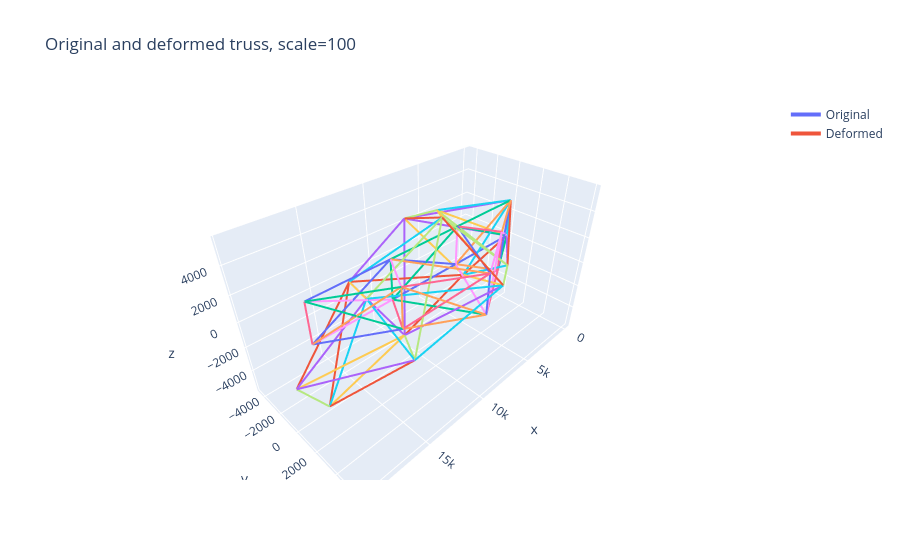
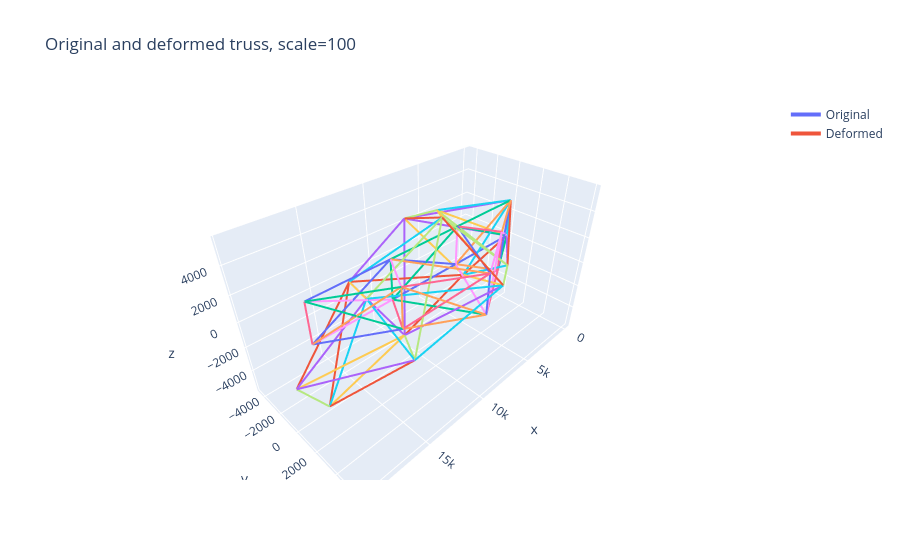

Write notebook code for charts like these, in order.
### Code cell
plot_truss_deformation(nodes, elements, u_global, scale=100)

### Figure 1 — Plotly figure (JSON) as saved in the notebook; plotly's stock layout.template omitted (floating-point values rounded to 4 significant figures)
{"data": [{"line": {"width": 4}, "mode": "lines", "name": "Original", "showlegend": true, "type": "scatter3d", "x": [0, 6000], "y": [0, 0], "z": [0, 0]}, {"line": {"width": 4}, "mode": "lines", "name": "Deformed", "showlegend": true, "type": "scatter3d", "x": [0, 5903.0], "y": [0, 668.5], "z": [0, -642.3]}, {"line": {"width": 4}, "mode": "lines", "showlegend": false, "type": "scatter3d", "x": [0, 4500], "y": [0, 2598.0], "z": [0, 0]}, {"line": {"width": 4}, "mode": "lines", "showlegend": false, "type": "scatter3d", "x": [0, 4241.0], "y": [0, 3173.0], "z": [0, 531.4]}, {"line": {"width": 4}, "mode": "lines", "showlegend": false, "type": "scatter3d", "x": [4500, 6000], "y": [2598.0, 0], "z": [0, 0]}, {"line": {"width": 4}, "mode": "lines", "showlegend": false, "type": "scatter3d", "x": [4241.0, 5903.0], "y": [3173.0, 668.5], "z": [531.4, -642.3]}, {"line": {"width": 4}, "mode": "lines", "showlegend": false, "type": "scatter3d", "x": [4500, 9000], "y": [2598.0, 5196.0], "z": [0, 0]}, {"line": {"width": 4}, "mode": "lines", "showlegend": false, "type": "scatter3d", "x": [4241.0, 8714.0], "y": [3173.0, 5974.0], "z": [531.4, 2417.0]}, {"line": {"width": 4}, "mode": "lines", "showlegend": false, "type": "scatter3d", "x": [6000, 9000], "y": [0, 5196.0], "z": [0, 0]}, {"line": {"width": 4}, "mode": "lines", "showlegend": false, "type": "scatter3d", "x": [5903.0, 8714.0], "y": [668.5, 5974.0], "z": [-642.3, 2417.0]}, {"line": {"width": 4}, "mode": "lines", "showlegend": false, "type": "scatter3d", "x": [6000, 12000], "y": [0, 0], "z": [0, 0]}, {"line": {"width": 4}, "mode": "lines", "showlegend": false, "type": "scatter3d", "x": [5903.0, 11840.0], "y": [668.5, 849.2], "z": [-642.3, -2568.0]}, {"line": {"width": 4}, "mode": "lines", "showlegend": false, "type": "scatter3d", "x": [9000, 12000], "y": [5196.0, 0], "z": [0, 0]}, {"line": {"width": 4}, "mode": "lines", "showlegend": false, "type": "scatter3d", "x": [8714.0, 11840.0], "y": [5974.0, 849.2], "z": [2417.0, -2568.0]}, {"line": {"width": 4}, "mode": "lines", "showlegend": false, "type": "scatter3d", "x": [9000, 13500], "y": [5196.0, 2598.0], "z": [0, 0]}, {"line": {"width": 4}, "mode": "lines", "showlegend": false, "type": "scatter3d", "x": [8714.0, 13370.0], "y": [5974.0, 3428.0], "z": [2417.0, -2031.0]}, {"line": {"width": 4}, "mode": "lines", "showlegend": false, "type": "scatter3d", "x": [12000, 13500], "y": [0, 2598.0], "z": [0, 0]}, {"line": {"width": 4}, "mode": "lines", "showlegend": false, "type": "scatter3d", "x": [11840.0, 13370.0], "y": [849.2, 3428.0], "z": [-2568.0, -2031.0]}, {"line": {"width": 4}, "mode": "lines", "showlegend": false, "type": "scatter3d", "x": [12000, 18000], "y": [0, 0], "z": [0, 0]}, {"line": {"width": 4}, "mode": "lines", "showlegend": false, "type": "scatter3d", "x": [11840.0, 17640.0], "y": [849.2, 0], "z": [-2568.0, -5494.0]}, {"line": {"width": 4}, "mode": "lines", "showlegend": false, "type": "scatter3d", "x": [13500, 18000], "y": [2598.0, 0], "z": [0, 0]}, {"line": {"width": 4}, "mode": "lines", "showlegend": false, "type": "scatter3d", "x": [13370.0, 17640.0], "y": [3428.0, 0], "z": [-2031.0, -5494.0]}, {"line": {"width": 4}, "mode": "lines", "showlegend": false, "type": "scatter3d", "x": [0, 6000], "y": [0, 0], "z": [3000, 3000]}, {"line": {"width": 4}, "mode": "lines", "showlegend": false, "type": "scatter3d", "x": [0, 6761.0], "y": [0, -4468.0], "z": [3000, 2285.0]}, {"line": {"width": 4}, "mode": "lines", "showlegend": false, "type": "scatter3d", "x": [0, 4500], "y": [0, 2598.0], "z": [3000, 3000]}, {"line": {"width": 4}, "mode": "lines", "showlegend": false, "type": "scatter3d", "x": [0, 6150.0], "y": [0, -1786.0], "z": [3000, 3642.0]}, {"line": {"width": 4}, "mode": "lines", "showlegend": false, "type": "scatter3d", "x": [4500, 6000], "y": [2598.0, 0], "z": [3000, 3000]}, {"line": {"width": 4}, "mode": "lines", "showlegend": false, "type": "scatter3d", "x": [6150.0, 6761.0], "y": [-1786.0, -4468.0], "z": [3642.0, 2285.0]}, {"line": {"width": 4}, "mode": "lines", "showlegend": false, "type": "scatter3d", "x": [4500, 9000], "y": [2598.0, 5196.0], "z": [3000, 3000]}, {"line": {"width": 4}, "mode": "lines", "showlegend": false, "type": "scatter3d", "x": [6150.0, 9442.0], "y": [-1786.0, 1769.0], "z": [3642.0, 5480.0]}, {"line": {"width": 4}, "mode": "lines", "showlegend": false, "type": "scatter3d", "x": [6000, 9000], "y": [0, 5196.0], "z": [3000, 3000]}, {"line": {"width": 4}, "mode": "lines", "showlegend": false, "type": "scatter3d", "x": [6761.0, 9442.0], "y": [-4468.0, 1769.0], "z": [2285.0, 5480.0]}, {"line": {"width": 4}, "mode": "lines", "showlegend": false, "type": "scatter3d", "x": [6000, 12000], "y": [0, 0], "z": [3000, 3000]}, {"line": {"width": 4}, "mode": "lines", "showlegend": false, "type": "scatter3d", "x": [6761.0, 13070.0], "y": [-4468.0, -3067.0], "z": [2285.0, 396.4]}, {"line": {"width": 4}, "mode": "lines", "showlegend": false, "type": "scatter3d", "x": [9000, 12000], "y": [5196.0, 0], "z": [3000, 3000]}, {"line": {"width": 4}, "mode": "lines", "showlegend": false, "type": "scatter3d", "x": [9442.0, 13070.0], "y": [1769.0, -3067.0], "z": [5480.0, 396.4]}, {"line": {"width": 4}, "mode": "lines", "showlegend": false, "type": "scatter3d", "x": [9000, 13500], "y": [5196.0, 2598.0], "z": [3000, 3000]}, {"line": {"width": 4}, "mode": "lines", "showlegend": false, "type": "scatter3d", "x": [9442.0, 13940.0], "y": [1769.0, -110.0], "z": [5480.0, 1012.0]}, {"line": {"width": 4}, "mode": "lines", "showlegend": false, "type": "scatter3d", "x": [12000, 13500], "y": [0, 2598.0], "z": [3000, 3000]}, {"line": {"width": 4}, "mode": "lines", "showlegend": false, "type": "scatter3d", "x": [13070.0, 13940.0], "y": [-3067.0, -110.0], "z": [396.4, 1012.0]}, {"line": {"width": 4}, "mode": "lines", "showlegend": false, "type": "scatter3d", "x": [12000, 18000], "y": [0, 0], "z": [3000, 3000]}, {"line": {"width": 4}, "mode": "lines", "showlegend": false, "type": "scatter3d", "x": [13070.0, 19490.0], "y": [-3067.0, 0], "z": [396.4, -2490.0]}, {"line": {"width": 4}, "mode": "lines", "showlegend": false, "type": "scatter3d", "x": [13500, 18000], "y": [2598.0, 0], "z": [3000, 3000]}, {"line": {"width": 4}, "mode": "lines", "showlegend": false, "type": "scatter3d", "x": [13940.0, 19490.0], "y": [-110.0, 0], "z": [1012.0, -2490.0]}, {"line": {"width": 4}, "mode": "lines", "showlegend": false, "type": "scatter3d", "x": [0, 0], "y": [0, 0], "z": [0, 3000]}, {"line": {"width": 4}, "mode": "lines", "showlegend": false, "type": "scatter3d", "x": [0, 0], "y": [0, 0], "z": [0, 3000]}, {"line": {"width": 4}, "mode": "lines", "showlegend": false, "type": "scatter3d", "x": [4500, 4500], "y": [2598.0, 2598.0], "z": [0, 3000]}, {"line": {"width": 4}, "mode": "lines", "showlegend": false, "type": "scatter3d", "x": [4241.0, 6150.0], "y": [3173.0, -1786.0], "z": [531.4, 3642.0]}, {"line": {"width": 4}, "mode": "lines", "showlegend": false, "type": "scatter3d", "x": [6000, 6000], "y": [0, 0], "z": [0, 3000]}, {"line": {"width": 4}, "mode": "lines", "showlegend": false, "type": "scatter3d", "x": [5903.0, 6761.0], "y": [668.5, -4468.0], "z": [-642.3, 2285.0]}, {"line": {"width": 4}, "mode": "lines", "showlegend": false, "type": "scatter3d", "x": [9000, 9000], "y": [5196.0, 5196.0], "z": [0, 3000]}, {"line": {"width": 4}, "mode": "lines", "showlegend": false, "type": "scatter3d", "x": [8714.0, 9442.0], "y": [5974.0, 1769.0], "z": [2417.0, 5480.0]}, {"line": {"width": 4}, "mode": "lines", "showlegend": false, "type": "scatter3d", "x": [12000, 12000], "y": [0, 0], "z": [0, 3000]}, {"line": {"width": 4}, "mode": "lines", "showlegend": false, "type": "scatter3d", "x": [11840.0, 13070.0], "y": [849.2, -3067.0], "z": [-2568.0, 396.4]}, {"line": {"width": 4}, "mode": "lines", "showlegend": false, "type": "scatter3d", "x": [13500, 13500], "y": [2598.0, 2598.0], "z": [0, 3000]}, {"line": {"width": 4}, "mode": "lines", "showlegend": false, "type": "scatter3d", "x": [13370.0, 13940.0], "y": [3428.0, -110.0], "z": [-2031.0, 1012.0]}, {"line": {"width": 4}, "mode": "lines", "showlegend": false, "type": "scatter3d", "x": [18000, 18000], "y": [0, 0], "z": [0, 3000]}, {"line": {"width": 4}, "mode": "lines", "showlegend": false, "type": "scatter3d", "x": [17640.0, 19490.0], "y": [0, 0], "z": [-5494.0, -2490.0]}, {"line": {"width": 4}, "mode": "lines", "showlegend": false, "type": "scatter3d", "x": [0, 4500], "y": [0, 2598.0], "z": [0, 3000]}, {"line": {"width": 4}, "mode": "lines", "showlegend": false, "type": "scatter3d", "x": [0, 6150.0], "y": [0, -1786.0], "z": [0, 3642.0]}, {"line": {"width": 4}, "mode": "lines", "showlegend": false, "type": "scatter3d", "x": [0, 4500], "y": [0, 2598.0], "z": [3000, 0]}, {"line": {"width": 4}, "mode": "lines", "showlegend": false, "type": "scatter3d", "x": [0, 4241.0], "y": [0, 3173.0], "z": [3000, 531.4]}, {"line": {"width": 4}, "mode": "lines", "showlegend": false, "type": "scatter3d", "x": [0, 6000], "y": [0, 0], "z": [0, 3000]}, {"line": {"width": 4}, "mode": "lines", "showlegend": false, "type": "scatter3d", "x": [0, 6761.0], "y": [0, -4468.0], "z": [0, 2285.0]}, {"line": {"width": 4}, "mode": "lines", "showlegend": false, "type": "scatter3d", "x": [0, 6000], "y": [0, 0], "z": [3000, 0]}, {"line": {"width": 4}, "mode": "lines", "showlegend": false, "type": "scatter3d", "x": [0, 5903.0], "y": [0, 668.5], "z": [3000, -642.3]}, {"line": {"width": 4}, "mode": "lines", "showlegend": false, "type": "scatter3d", "x": [4500, 9000], "y": [2598.0, 5196.0], "z": [0, 3000]}, {"line": {"width": 4}, "mode": "lines", "showlegend": false, "type": "scatter3d", "x": [4241.0, 9442.0], "y": [3173.0, 1769.0], "z": [531.4, 5480.0]}, {"line": {"width": 4}, "mode": "lines", "showlegend": false, "type": "scatter3d", "x": [4500, 9000], "y": [2598.0, 5196.0], "z": [3000, 0]}, {"line": {"width": 4}, "mode": "lines", "showlegend": false, "type": "scatter3d", "x": [6150.0, 8714.0], "y": [-1786.0, 5974.0], "z": [3642.0, 2417.0]}, {"line": {"width": 4}, "mode": "lines", "showlegend": false, "type": "scatter3d", "x": [6000, 12000], "y": [0, 0], "z": [0, 3000]}, {"line": {"width": 4}, "mode": "lines", "showlegend": false, "type": "scatter3d", "x": [5903.0, 13070.0], "y": [668.5, -3067.0], "z": [-642.3, 396.4]}, {"line": {"width": 4}, "mode": "lines", "showlegend": false, "type": "scatter3d", "x": [6000, 12000], "y": [0, 0], "z": [3000, 0]}, {"line": {"width": 4}, "mode": "lines", "showlegend": false, "type": "scatter3d", "x": [6761.0, 11840.0], "y": [-4468.0, 849.2], "z": [2285.0, -2568.0]}, {"line": {"width": 4}, "mode": "lines", "showlegend": false, "type": "scatter3d", "x": [9000, 13500], "y": [5196.0, 2598.0], "z": [0, 3000]}, {"line": {"width": 4}, "mode": "lines", "showlegend": false, "type": "scatter3d", "x": [8714.0, 13940.0], "y": [5974.0, -110.0], "z": [2417.0, 1012.0]}, {"line": {"width": 4}, "mode": "lines", "showlegend": false, "type": "scatter3d", "x": [9000, 13500], "y": [5196.0, 2598.0], "z": [3000, 0]}, {"line": {"width": 4}, "mode": "lines", "showlegend": false, "type": "scatter3d", "x": [9442.0, 13370.0], "y": [1769.0, 3428.0], "z": [5480.0, -2031.0]}, {"line": {"width": 4}, "mode": "lines", "showlegend": false, "type": "scatter3d", "x": [12000, 18000], "y": [0, 0], "z": [0, 3000]}, {"line": {"width": 4}, "mode": "lines", "showlegend": false, "type": "scatter3d", "x": [11840.0, 19490.0], "y": [849.2, 0], "z": [-2568.0, -2490.0]}, {"line": {"width": 4}, "mode": "lines", "showlegend": false, "type": "scatter3d", "x": [12000, 18000], "y": [0, 0], "z": [3000, 0]}, {"line": {"width": 4}, "mode": "lines", "showlegend": false, "type": "scatter3d", "x": [13070.0, 17640.0], "y": [-3067.0, 0], "z": [396.4, -5494.0]}, {"line": {"width": 4}, "mode": "lines", "showlegend": false, "type": "scatter3d", "x": [13500, 18000], "y": [2598.0, 0], "z": [0, 3000]}, {"line": {"width": 4}, "mode": "lines", "showlegend": false, "type": "scatter3d", "x": [13370.0, 19490.0], "y": [3428.0, 0], "z": [-2031.0, -2490.0]}, {"line": {"width": 4}, "mode": "lines", "showlegend": false, "type": "scatter3d", "x": [13500, 18000], "y": [2598.0, 0], "z": [3000, 0]}, {"line": {"width": 4}, "mode": "lines", "showlegend": false, "type": "scatter3d", "x": [13940.0, 17640.0], "y": [-110.0, 0], "z": [1012.0, -5494.0]}], "layout": {"scene": {"aspectmode": "data", "xaxis": {"title": {"text": "x"}}, "yaxis": {"title": {"text": "y"}}, "zaxis": {"title": {"text": "z"}}}, "title": {"text": "Original and deformed truss, scale=100"}}}

### Figure 2 — Plotly figure (JSON) as saved in the notebook; plotly's stock layout.template omitted (floating-point values rounded to 4 significant figures)
{"data": [{"line": {"width": 4}, "mode": "lines", "name": "Original", "showlegend": true, "type": "scatter3d", "x": [0, 6000], "y": [0, 0], "z": [0, 0]}, {"line": {"width": 4}, "mode": "lines", "name": "Deformed", "showlegend": true, "type": "scatter3d", "x": [0, 5903.0], "y": [0, 668.5], "z": [0, -642.3]}, {"line": {"width": 4}, "mode": "lines", "showlegend": false, "type": "scatter3d", "x": [0, 4500], "y": [0, 2598.0], "z": [0, 0]}, {"line": {"width": 4}, "mode": "lines", "showlegend": false, "type": "scatter3d", "x": [0, 4241.0], "y": [0, 3173.0], "z": [0, 531.4]}, {"line": {"width": 4}, "mode": "lines", "showlegend": false, "type": "scatter3d", "x": [4500, 6000], "y": [2598.0, 0], "z": [0, 0]}, {"line": {"width": 4}, "mode": "lines", "showlegend": false, "type": "scatter3d", "x": [4241.0, 5903.0], "y": [3173.0, 668.5], "z": [531.4, -642.3]}, {"line": {"width": 4}, "mode": "lines", "showlegend": false, "type": "scatter3d", "x": [4500, 9000], "y": [2598.0, 5196.0], "z": [0, 0]}, {"line": {"width": 4}, "mode": "lines", "showlegend": false, "type": "scatter3d", "x": [4241.0, 8714.0], "y": [3173.0, 5974.0], "z": [531.4, 2417.0]}, {"line": {"width": 4}, "mode": "lines", "showlegend": false, "type": "scatter3d", "x": [6000, 9000], "y": [0, 5196.0], "z": [0, 0]}, {"line": {"width": 4}, "mode": "lines", "showlegend": false, "type": "scatter3d", "x": [5903.0, 8714.0], "y": [668.5, 5974.0], "z": [-642.3, 2417.0]}, {"line": {"width": 4}, "mode": "lines", "showlegend": false, "type": "scatter3d", "x": [6000, 12000], "y": [0, 0], "z": [0, 0]}, {"line": {"width": 4}, "mode": "lines", "showlegend": false, "type": "scatter3d", "x": [5903.0, 11840.0], "y": [668.5, 849.2], "z": [-642.3, -2568.0]}, {"line": {"width": 4}, "mode": "lines", "showlegend": false, "type": "scatter3d", "x": [9000, 12000], "y": [5196.0, 0], "z": [0, 0]}, {"line": {"width": 4}, "mode": "lines", "showlegend": false, "type": "scatter3d", "x": [8714.0, 11840.0], "y": [5974.0, 849.2], "z": [2417.0, -2568.0]}, {"line": {"width": 4}, "mode": "lines", "showlegend": false, "type": "scatter3d", "x": [9000, 13500], "y": [5196.0, 2598.0], "z": [0, 0]}, {"line": {"width": 4}, "mode": "lines", "showlegend": false, "type": "scatter3d", "x": [8714.0, 13370.0], "y": [5974.0, 3428.0], "z": [2417.0, -2031.0]}, {"line": {"width": 4}, "mode": "lines", "showlegend": false, "type": "scatter3d", "x": [12000, 13500], "y": [0, 2598.0], "z": [0, 0]}, {"line": {"width": 4}, "mode": "lines", "showlegend": false, "type": "scatter3d", "x": [11840.0, 13370.0], "y": [849.2, 3428.0], "z": [-2568.0, -2031.0]}, {"line": {"width": 4}, "mode": "lines", "showlegend": false, "type": "scatter3d", "x": [12000, 18000], "y": [0, 0], "z": [0, 0]}, {"line": {"width": 4}, "mode": "lines", "showlegend": false, "type": "scatter3d", "x": [11840.0, 17640.0], "y": [849.2, 0], "z": [-2568.0, -5494.0]}, {"line": {"width": 4}, "mode": "lines", "showlegend": false, "type": "scatter3d", "x": [13500, 18000], "y": [2598.0, 0], "z": [0, 0]}, {"line": {"width": 4}, "mode": "lines", "showlegend": false, "type": "scatter3d", "x": [13370.0, 17640.0], "y": [3428.0, 0], "z": [-2031.0, -5494.0]}, {"line": {"width": 4}, "mode": "lines", "showlegend": false, "type": "scatter3d", "x": [0, 6000], "y": [0, 0], "z": [3000, 3000]}, {"line": {"width": 4}, "mode": "lines", "showlegend": false, "type": "scatter3d", "x": [0, 6761.0], "y": [0, -4468.0], "z": [3000, 2285.0]}, {"line": {"width": 4}, "mode": "lines", "showlegend": false, "type": "scatter3d", "x": [0, 4500], "y": [0, 2598.0], "z": [3000, 3000]}, {"line": {"width": 4}, "mode": "lines", "showlegend": false, "type": "scatter3d", "x": [0, 6150.0], "y": [0, -1786.0], "z": [3000, 3642.0]}, {"line": {"width": 4}, "mode": "lines", "showlegend": false, "type": "scatter3d", "x": [4500, 6000], "y": [2598.0, 0], "z": [3000, 3000]}, {"line": {"width": 4}, "mode": "lines", "showlegend": false, "type": "scatter3d", "x": [6150.0, 6761.0], "y": [-1786.0, -4468.0], "z": [3642.0, 2285.0]}, {"line": {"width": 4}, "mode": "lines", "showlegend": false, "type": "scatter3d", "x": [4500, 9000], "y": [2598.0, 5196.0], "z": [3000, 3000]}, {"line": {"width": 4}, "mode": "lines", "showlegend": false, "type": "scatter3d", "x": [6150.0, 9442.0], "y": [-1786.0, 1769.0], "z": [3642.0, 5480.0]}, {"line": {"width": 4}, "mode": "lines", "showlegend": false, "type": "scatter3d", "x": [6000, 9000], "y": [0, 5196.0], "z": [3000, 3000]}, {"line": {"width": 4}, "mode": "lines", "showlegend": false, "type": "scatter3d", "x": [6761.0, 9442.0], "y": [-4468.0, 1769.0], "z": [2285.0, 5480.0]}, {"line": {"width": 4}, "mode": "lines", "showlegend": false, "type": "scatter3d", "x": [6000, 12000], "y": [0, 0], "z": [3000, 3000]}, {"line": {"width": 4}, "mode": "lines", "showlegend": false, "type": "scatter3d", "x": [6761.0, 13070.0], "y": [-4468.0, -3067.0], "z": [2285.0, 396.4]}, {"line": {"width": 4}, "mode": "lines", "showlegend": false, "type": "scatter3d", "x": [9000, 12000], "y": [5196.0, 0], "z": [3000, 3000]}, {"line": {"width": 4}, "mode": "lines", "showlegend": false, "type": "scatter3d", "x": [9442.0, 13070.0], "y": [1769.0, -3067.0], "z": [5480.0, 396.4]}, {"line": {"width": 4}, "mode": "lines", "showlegend": false, "type": "scatter3d", "x": [9000, 13500], "y": [5196.0, 2598.0], "z": [3000, 3000]}, {"line": {"width": 4}, "mode": "lines", "showlegend": false, "type": "scatter3d", "x": [9442.0, 13940.0], "y": [1769.0, -110.0], "z": [5480.0, 1012.0]}, {"line": {"width": 4}, "mode": "lines", "showlegend": false, "type": "scatter3d", "x": [12000, 13500], "y": [0, 2598.0], "z": [3000, 3000]}, {"line": {"width": 4}, "mode": "lines", "showlegend": false, "type": "scatter3d", "x": [13070.0, 13940.0], "y": [-3067.0, -110.0], "z": [396.4, 1012.0]}, {"line": {"width": 4}, "mode": "lines", "showlegend": false, "type": "scatter3d", "x": [12000, 18000], "y": [0, 0], "z": [3000, 3000]}, {"line": {"width": 4}, "mode": "lines", "showlegend": false, "type": "scatter3d", "x": [13070.0, 19490.0], "y": [-3067.0, 0], "z": [396.4, -2490.0]}, {"line": {"width": 4}, "mode": "lines", "showlegend": false, "type": "scatter3d", "x": [13500, 18000], "y": [2598.0, 0], "z": [3000, 3000]}, {"line": {"width": 4}, "mode": "lines", "showlegend": false, "type": "scatter3d", "x": [13940.0, 19490.0], "y": [-110.0, 0], "z": [1012.0, -2490.0]}, {"line": {"width": 4}, "mode": "lines", "showlegend": false, "type": "scatter3d", "x": [0, 0], "y": [0, 0], "z": [0, 3000]}, {"line": {"width": 4}, "mode": "lines", "showlegend": false, "type": "scatter3d", "x": [0, 0], "y": [0, 0], "z": [0, 3000]}, {"line": {"width": 4}, "mode": "lines", "showlegend": false, "type": "scatter3d", "x": [4500, 4500], "y": [2598.0, 2598.0], "z": [0, 3000]}, {"line": {"width": 4}, "mode": "lines", "showlegend": false, "type": "scatter3d", "x": [4241.0, 6150.0], "y": [3173.0, -1786.0], "z": [531.4, 3642.0]}, {"line": {"width": 4}, "mode": "lines", "showlegend": false, "type": "scatter3d", "x": [6000, 6000], "y": [0, 0], "z": [0, 3000]}, {"line": {"width": 4}, "mode": "lines", "showlegend": false, "type": "scatter3d", "x": [5903.0, 6761.0], "y": [668.5, -4468.0], "z": [-642.3, 2285.0]}, {"line": {"width": 4}, "mode": "lines", "showlegend": false, "type": "scatter3d", "x": [9000, 9000], "y": [5196.0, 5196.0], "z": [0, 3000]}, {"line": {"width": 4}, "mode": "lines", "showlegend": false, "type": "scatter3d", "x": [8714.0, 9442.0], "y": [5974.0, 1769.0], "z": [2417.0, 5480.0]}, {"line": {"width": 4}, "mode": "lines", "showlegend": false, "type": "scatter3d", "x": [12000, 12000], "y": [0, 0], "z": [0, 3000]}, {"line": {"width": 4}, "mode": "lines", "showlegend": false, "type": "scatter3d", "x": [11840.0, 13070.0], "y": [849.2, -3067.0], "z": [-2568.0, 396.4]}, {"line": {"width": 4}, "mode": "lines", "showlegend": false, "type": "scatter3d", "x": [13500, 13500], "y": [2598.0, 2598.0], "z": [0, 3000]}, {"line": {"width": 4}, "mode": "lines", "showlegend": false, "type": "scatter3d", "x": [13370.0, 13940.0], "y": [3428.0, -110.0], "z": [-2031.0, 1012.0]}, {"line": {"width": 4}, "mode": "lines", "showlegend": false, "type": "scatter3d", "x": [18000, 18000], "y": [0, 0], "z": [0, 3000]}, {"line": {"width": 4}, "mode": "lines", "showlegend": false, "type": "scatter3d", "x": [17640.0, 19490.0], "y": [0, 0], "z": [-5494.0, -2490.0]}, {"line": {"width": 4}, "mode": "lines", "showlegend": false, "type": "scatter3d", "x": [0, 4500], "y": [0, 2598.0], "z": [0, 3000]}, {"line": {"width": 4}, "mode": "lines", "showlegend": false, "type": "scatter3d", "x": [0, 6150.0], "y": [0, -1786.0], "z": [0, 3642.0]}, {"line": {"width": 4}, "mode": "lines", "showlegend": false, "type": "scatter3d", "x": [0, 4500], "y": [0, 2598.0], "z": [3000, 0]}, {"line": {"width": 4}, "mode": "lines", "showlegend": false, "type": "scatter3d", "x": [0, 4241.0], "y": [0, 3173.0], "z": [3000, 531.4]}, {"line": {"width": 4}, "mode": "lines", "showlegend": false, "type": "scatter3d", "x": [0, 6000], "y": [0, 0], "z": [0, 3000]}, {"line": {"width": 4}, "mode": "lines", "showlegend": false, "type": "scatter3d", "x": [0, 6761.0], "y": [0, -4468.0], "z": [0, 2285.0]}, {"line": {"width": 4}, "mode": "lines", "showlegend": false, "type": "scatter3d", "x": [0, 6000], "y": [0, 0], "z": [3000, 0]}, {"line": {"width": 4}, "mode": "lines", "showlegend": false, "type": "scatter3d", "x": [0, 5903.0], "y": [0, 668.5], "z": [3000, -642.3]}, {"line": {"width": 4}, "mode": "lines", "showlegend": false, "type": "scatter3d", "x": [4500, 9000], "y": [2598.0, 5196.0], "z": [0, 3000]}, {"line": {"width": 4}, "mode": "lines", "showlegend": false, "type": "scatter3d", "x": [4241.0, 9442.0], "y": [3173.0, 1769.0], "z": [531.4, 5480.0]}, {"line": {"width": 4}, "mode": "lines", "showlegend": false, "type": "scatter3d", "x": [4500, 9000], "y": [2598.0, 5196.0], "z": [3000, 0]}, {"line": {"width": 4}, "mode": "lines", "showlegend": false, "type": "scatter3d", "x": [6150.0, 8714.0], "y": [-1786.0, 5974.0], "z": [3642.0, 2417.0]}, {"line": {"width": 4}, "mode": "lines", "showlegend": false, "type": "scatter3d", "x": [6000, 12000], "y": [0, 0], "z": [0, 3000]}, {"line": {"width": 4}, "mode": "lines", "showlegend": false, "type": "scatter3d", "x": [5903.0, 13070.0], "y": [668.5, -3067.0], "z": [-642.3, 396.4]}, {"line": {"width": 4}, "mode": "lines", "showlegend": false, "type": "scatter3d", "x": [6000, 12000], "y": [0, 0], "z": [3000, 0]}, {"line": {"width": 4}, "mode": "lines", "showlegend": false, "type": "scatter3d", "x": [6761.0, 11840.0], "y": [-4468.0, 849.2], "z": [2285.0, -2568.0]}, {"line": {"width": 4}, "mode": "lines", "showlegend": false, "type": "scatter3d", "x": [9000, 13500], "y": [5196.0, 2598.0], "z": [0, 3000]}, {"line": {"width": 4}, "mode": "lines", "showlegend": false, "type": "scatter3d", "x": [8714.0, 13940.0], "y": [5974.0, -110.0], "z": [2417.0, 1012.0]}, {"line": {"width": 4}, "mode": "lines", "showlegend": false, "type": "scatter3d", "x": [9000, 13500], "y": [5196.0, 2598.0], "z": [3000, 0]}, {"line": {"width": 4}, "mode": "lines", "showlegend": false, "type": "scatter3d", "x": [9442.0, 13370.0], "y": [1769.0, 3428.0], "z": [5480.0, -2031.0]}, {"line": {"width": 4}, "mode": "lines", "showlegend": false, "type": "scatter3d", "x": [12000, 18000], "y": [0, 0], "z": [0, 3000]}, {"line": {"width": 4}, "mode": "lines", "showlegend": false, "type": "scatter3d", "x": [11840.0, 19490.0], "y": [849.2, 0], "z": [-2568.0, -2490.0]}, {"line": {"width": 4}, "mode": "lines", "showlegend": false, "type": "scatter3d", "x": [12000, 18000], "y": [0, 0], "z": [3000, 0]}, {"line": {"width": 4}, "mode": "lines", "showlegend": false, "type": "scatter3d", "x": [13070.0, 17640.0], "y": [-3067.0, 0], "z": [396.4, -5494.0]}, {"line": {"width": 4}, "mode": "lines", "showlegend": false, "type": "scatter3d", "x": [13500, 18000], "y": [2598.0, 0], "z": [0, 3000]}, {"line": {"width": 4}, "mode": "lines", "showlegend": false, "type": "scatter3d", "x": [13370.0, 19490.0], "y": [3428.0, 0], "z": [-2031.0, -2490.0]}, {"line": {"width": 4}, "mode": "lines", "showlegend": false, "type": "scatter3d", "x": [13500, 18000], "y": [2598.0, 0], "z": [3000, 0]}, {"line": {"width": 4}, "mode": "lines", "showlegend": false, "type": "scatter3d", "x": [13940.0, 17640.0], "y": [-110.0, 0], "z": [1012.0, -5494.0]}], "layout": {"scene": {"aspectmode": "data", "xaxis": {"title": {"text": "x"}}, "yaxis": {"title": {"text": "y"}}, "zaxis": {"title": {"text": "z"}}}, "title": {"text": "Original and deformed truss, scale=100"}}}
